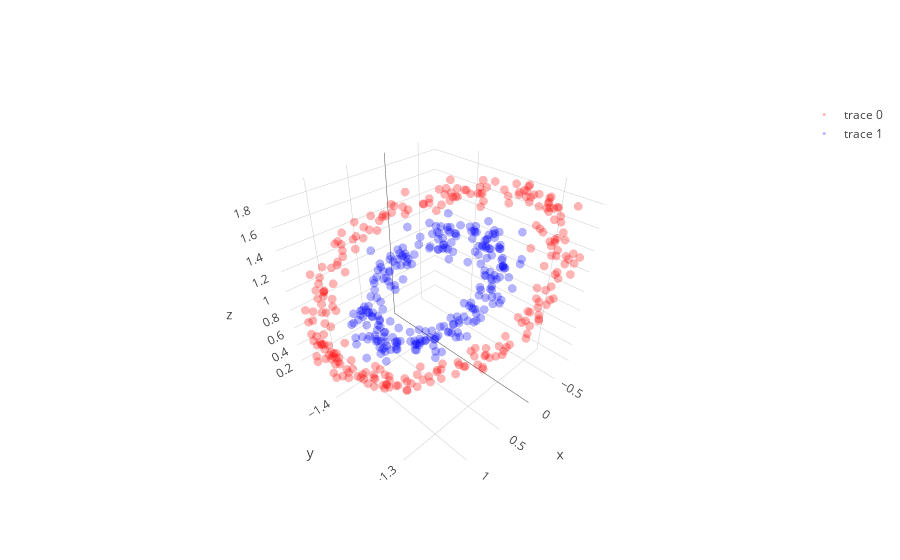
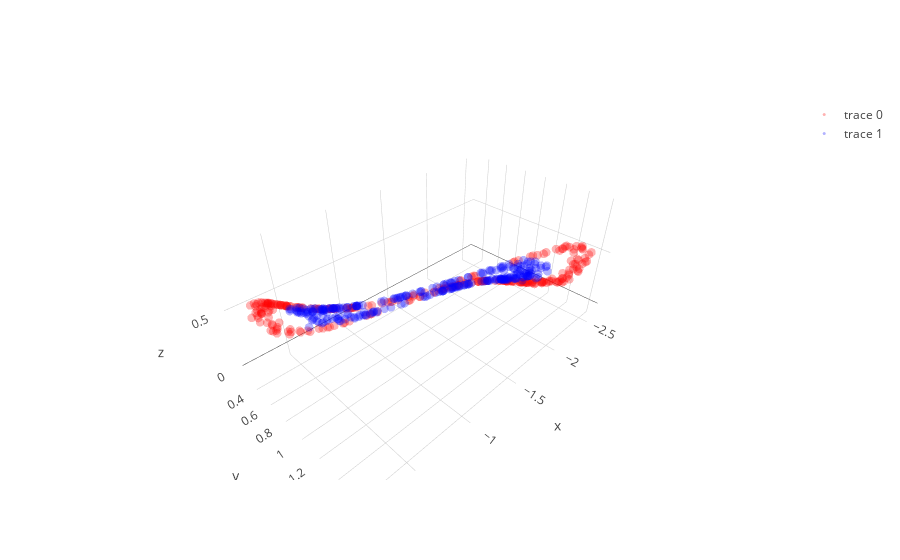

Source (notebook cell) for these figures, in order:
### Code cell
layer1,layer1_var = l1.feed_non(X)
layer1bn = l1b.feed(layer1)
layer2,layer2_var = l2.feed_non(layer1bn)
layer2bn = l2b.feed(layer2)
layer3,layer3_var = l3.feed_linear(layer2bn)


trace1 = go.Scatter3d(
    x=layer1[y==0,0],
    y=layer1[y==0,1],
    z=layer1[y==0,2],
    mode='markers',
    line=dict(color='red',width=0.5),
    marker=dict(size=3,opacity=0.3)
)
trace2 = go.Scatter3d(
    x=layer1[y==1,0],
    y=layer1[y==1,1],
    z=layer1[y==1,2],
    mode='markers',
    line=dict(color='blue',width=0.5),
    marker=dict(size=3,opacity=0.3)
)
data = [trace1,trace2]
fig  = go.Figure(data=data)
iplot(fig)


trace1 = go.Scatter3d(
    x=layer2[y==0,0],
    y=layer2[y==0,1],
    z=layer2[y==0,2],
    mode='markers',
    line=dict(color='red',width=0.5),
    marker=dict(size=3,opacity=0.3)
)
trace2 = go.Scatter3d(
    x=layer2[y==1,0],
    y=layer2[y==1,1],
    z=layer2[y==1,2],
    mode='markers',
    line=dict(color='blue',width=0.5),
    marker=dict(size=3,opacity=0.3)
)
data = [trace1,trace2]
fig  = go.Figure(data=data)
iplot(fig)

# plt.figure(figsize=(8,6))
# plt.scatter(layer3[y==0, 0], layer3[y==0, 1], color='red', alpha=0.5)
# plt.scatter(layer3[y==1, 0], layer3[y==1, 1], color='blue', alpha=0.5)
# plt.show()

### Figure 1 — Plotly figure (JSON) as saved in the notebook; plotly's stock layout.template omitted (floating-point values rounded to 4 significant figures; data arrays with more than 128 entries replaced by an {"elided": "..."} marker saying what was removed)
{"data": [{"line": {"color": "red", "width": 0.5}, "marker": {"opacity": 0.3, "size": 3}, "mode": "markers", "type": "scatter3d", "uid": "bddc1a0a-a31b-4a1e-aaaa-8e213e53ef8d", "x": {"elided": "250 float values"}, "y": {"elided": "250 float values"}, "z": {"elided": "250 float values"}}, {"line": {"color": "blue", "width": 0.5}, "marker": {"opacity": 0.3, "size": 3}, "mode": "markers", "type": "scatter3d", "uid": "fa2f97a0-c307-486b-9692-980661c574a4", "x": {"elided": "250 float values"}, "y": {"elided": "250 float values"}, "z": {"elided": "250 float values"}}], "layout": {}}

### Figure 2 — Plotly figure (JSON) as saved in the notebook; plotly's stock layout.template omitted (floating-point values rounded to 4 significant figures; data arrays with more than 128 entries replaced by an {"elided": "..."} marker saying what was removed)
{"data": [{"line": {"color": "red", "width": 0.5}, "marker": {"opacity": 0.3, "size": 3}, "mode": "markers", "type": "scatter3d", "uid": "6513a908-1ef6-4184-a12d-30363b33dd2a", "x": {"elided": "250 float values"}, "y": {"elided": "250 float values"}, "z": {"elided": "250 float values"}}, {"line": {"color": "blue", "width": 0.5}, "marker": {"opacity": 0.3, "size": 3}, "mode": "markers", "type": "scatter3d", "uid": "a1593044-12b2-4c1c-92ec-9dbe18560063", "x": {"elided": "250 float values"}, "y": {"elided": "250 float values"}, "z": {"elided": "250 float values"}}], "layout": {}}
